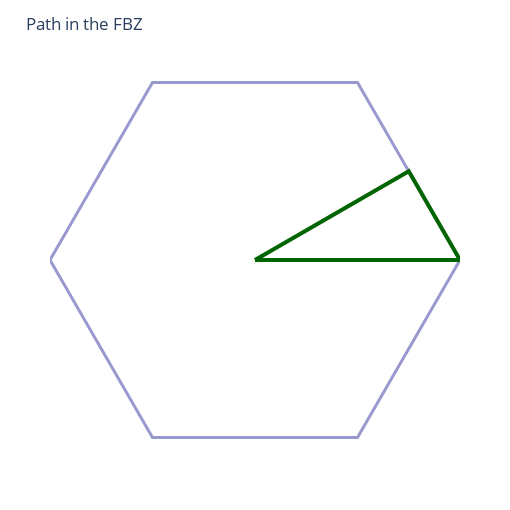

Write notebook code for a chart like this one.
### Code cell
plot_kpath_fbz(corners, kpath_nodes)

### Figure 1 — Plotly figure (JSON) as saved in the notebook; plotly's stock layout.template omitted (floating-point values rounded to 4 significant figures)
{"data": [{"line": {"color": "darkblue", "width": 3}, "mode": "lines", "opacity": 0.4, "type": "scatter", "x": [4.189, 2.094, -2.094, -4.189, -2.094, 2.094, 4.189], "y": [0, -3.628, -3.628, -1.332e-15, 3.628, 3.628, 0]}, {"line": {"color": "darkgreen", "width": 4}, "mode": "lines", "type": "scatter", "x": [0, 4.189, 3.142, 0], "y": [0, 0, 1.814, 0]}], "layout": {"height": 510, "margin": {"b": 50, "l": 50, "r": 50, "t": 60}, "plot_bgcolor": "rgba(0,0,0,0)", "showlegend": false, "title": "Path in the FBZ", "width": 510, "xaxis": {"scaleanchor": "y", "showgrid": false, "showline": false, "showticklabels": false, "zeroline": false}, "yaxis": {"scaleanchor": "x", "showgrid": false, "showline": false, "showticklabels": false, "zeroline": false}}}
